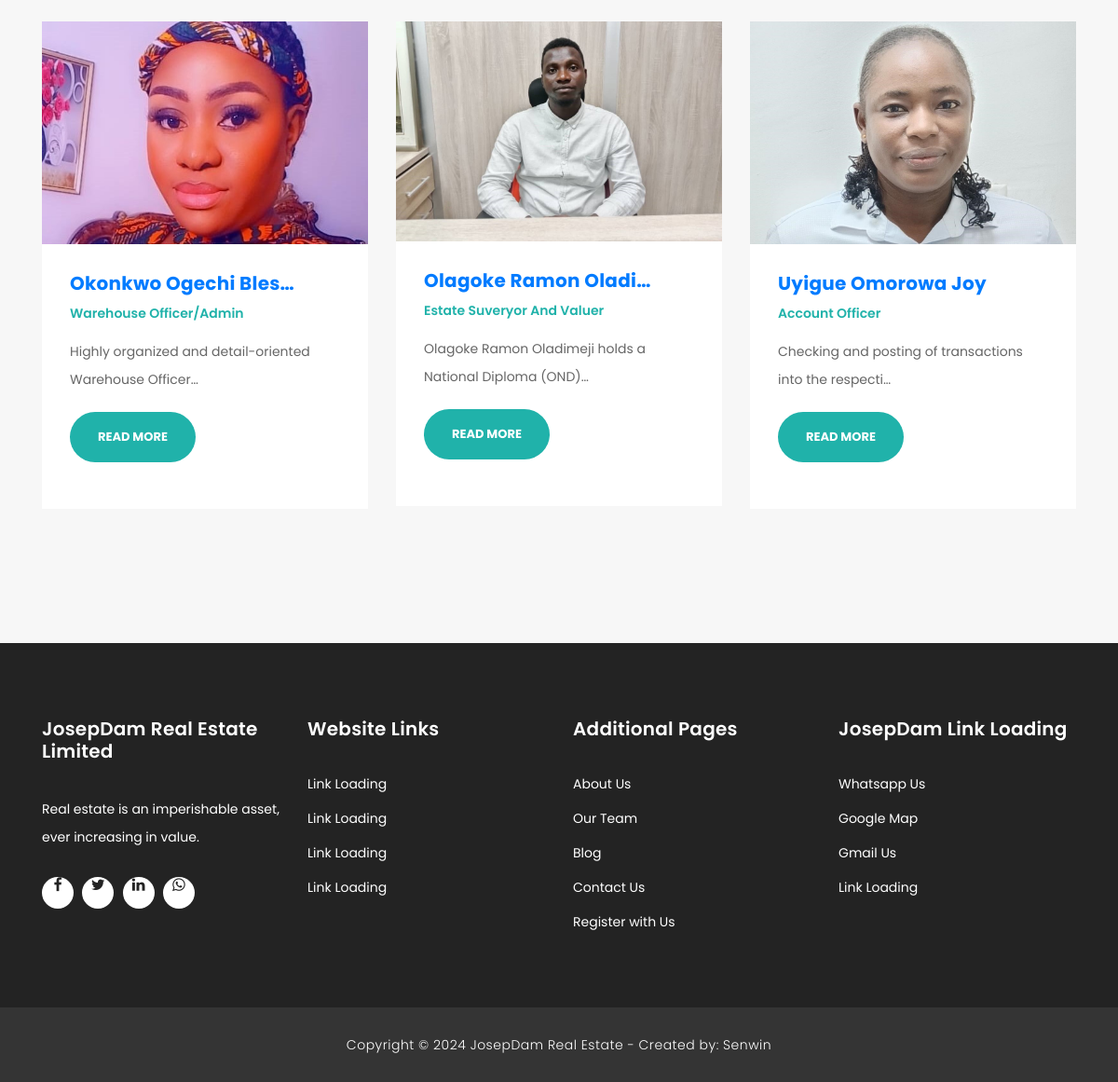
The page /team/ (lower part) on the database as committed earlier.
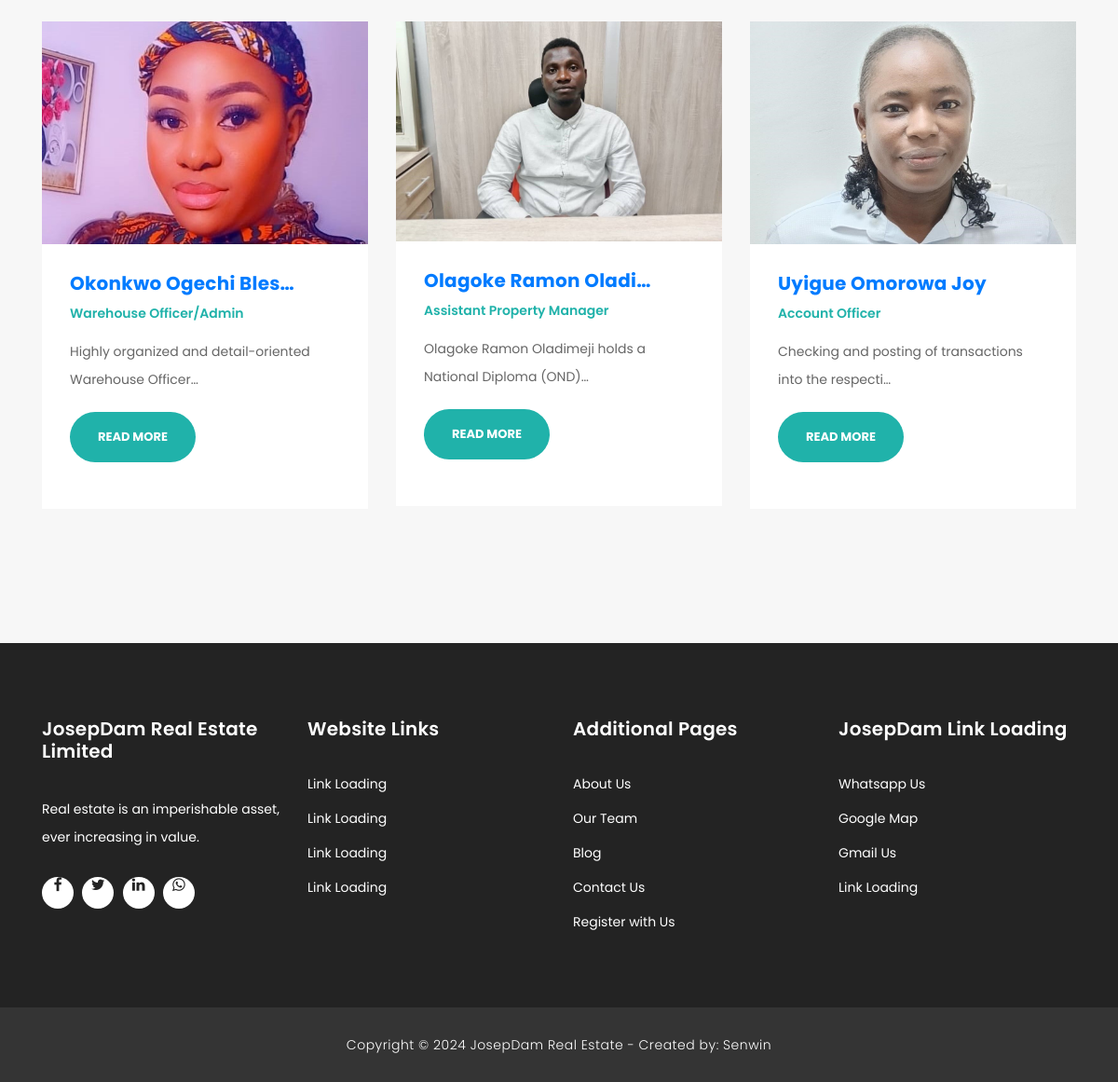
The same page on the database as committed later.
### josepdam/models.py (models this page shows, shortened)
class TeamsPost (models.Model):
    worker_name = models.CharField (max_length = 200, blank=True, null=True)
    worker_position = models.CharField (max_length = 200, blank=True, null=True)
    worker_description = models.TextField()
    worker_img = models.ImageField(upload_to='images')
    slug = models.SlugField (max_length=25)
    publish_date = models.DateTimeField (auto_now_add= True)
    author = models.ForeignKey(User, on_delete=models.CASCADE)
    class Meta:
        ordering =['-publish_date']

### josepdam/views.py (the view)
# urls.py: path('team/', TeamView.as_view(), name='team'),
class TeamView (ListView):
    model = TeamsPost
    template_name = 'josep/team.html'

### templates/josep/team.html (shortened to what this page needs)
{% extends "base.html" %}
{% load static %}
{% block content %}
    <div class="team" style="margin: 0">
      <div class="container">
        <div class="row">
          {% for post in object_list %}
          <div class="col-md-4">
            <div class="team-item">
              <a href="{% url 'detail-team' post.pk %}">
                {% if post.worker_img %}
                <img src="{{ post.worker_img.url }}" alt="">
                {% endif %}
              </a>
              <div class="down-content">
                <a href="{% url 'detail-team' post.pk %}"><h4>{{ post.worker_name |truncatechars:20}}</h4></a>
                <span>{{ post.worker_position }}</span>
                <p>{{ post.worker_description |truncatechars:55}}</p>
                <p>
                  <a href="{% url 'detail-team' post.pk %}" class="filled-button">Read More</a
                </p>
              </div>
            </div>
            <br>
          </div>
          {% endfor %}
          </div>
        </div>
      </div>
    {% endblock %}

Rows that differ between the two databases and show on the page:
changed TeamsPost "Olagoke Ramon Oladi…": worker_position "Estate Suveryor And Valuer" → "Assistant Property Manager"
